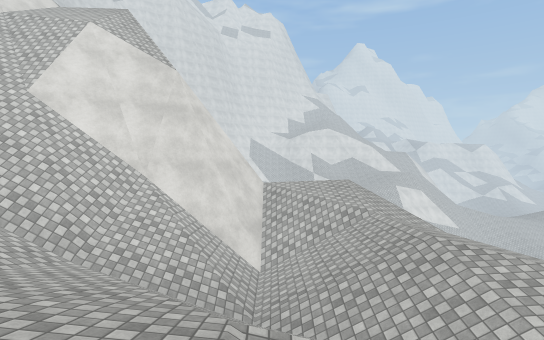
View 1 (above)

14 first-person views from a walk through a scene from a Unity 3-D project. The camera is 1.5 m above the floor, tilts 2° down and sees 80° across. The floor is counted in squares, 2 m on a side. Each view is taken from the middle of a square. On the plan, view 1 faces up. The plan holds only what a view shows up to about 11 squares ahead; the rest is blank. The place goes on beyond the plan. The player character is not drawn. Surface patterns are stand-ins for the level's own textures.

View 2
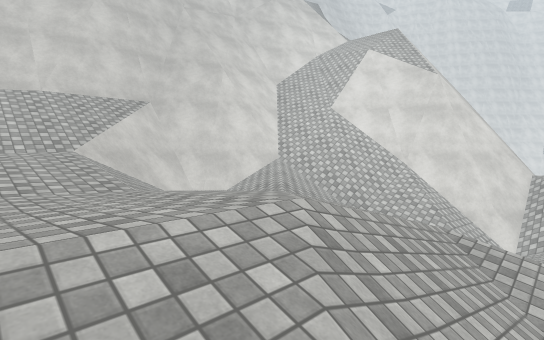

View 3
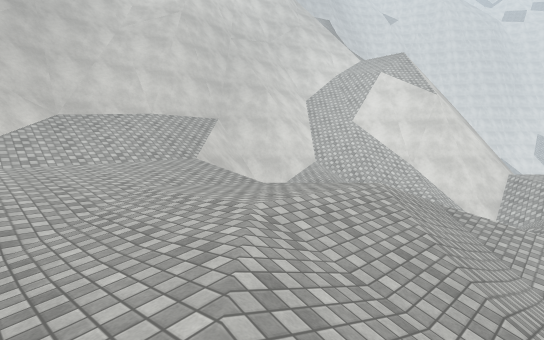

View 4
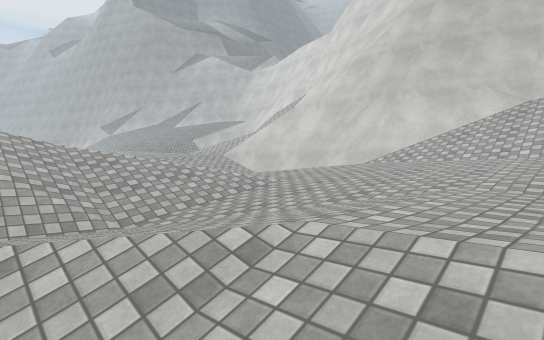

View 5
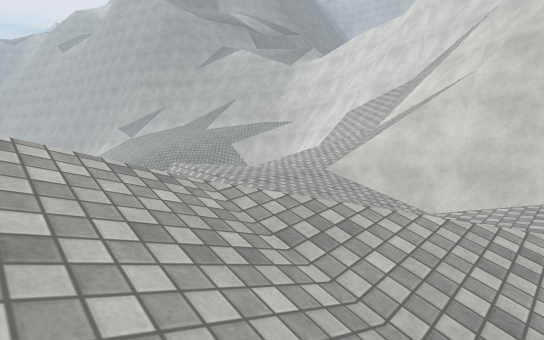

View 6
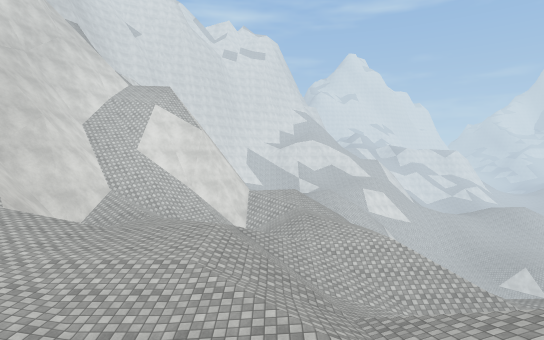

View 7
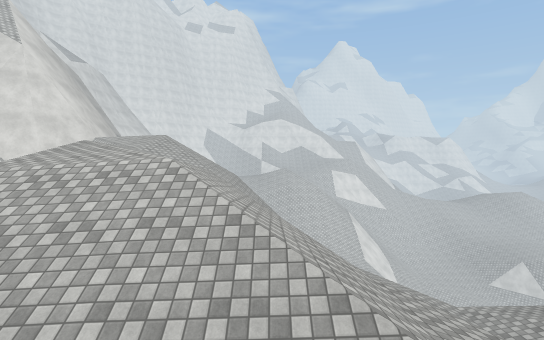

View 8
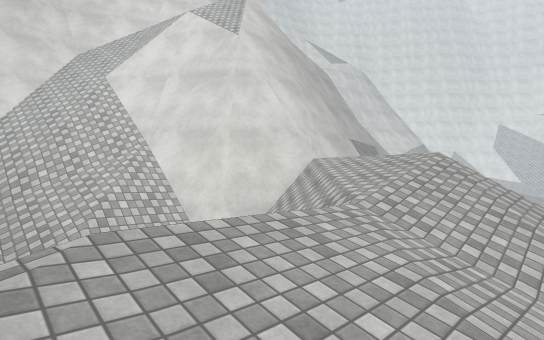

View 9
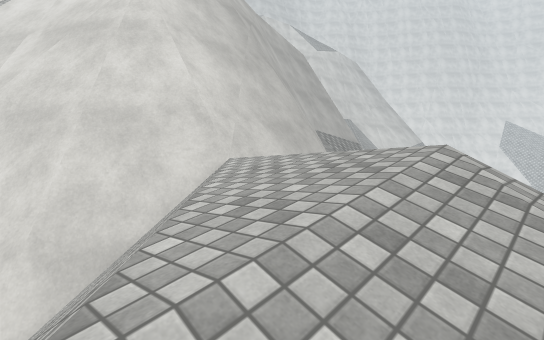

View 10
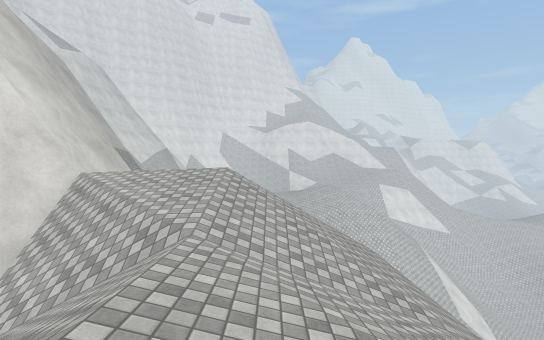

View 11
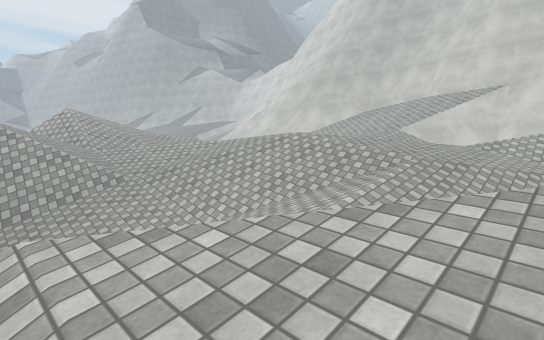

View 12
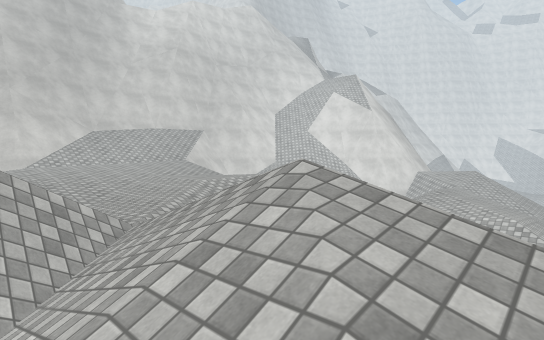

View 13
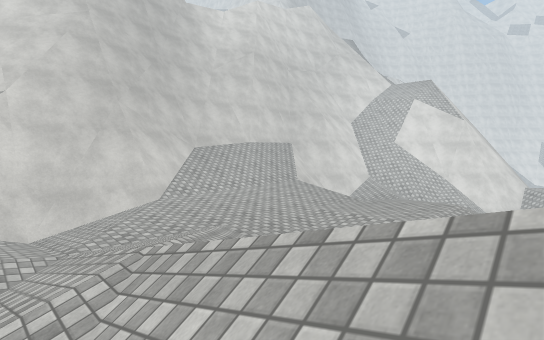

View 14
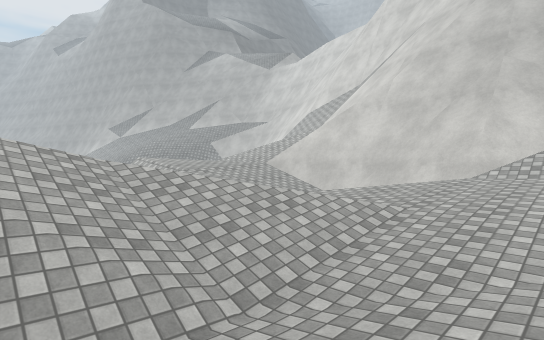

### Floor plan
Key: @ floor where view 1 was taken; # wall or solid block; . main floor; : floor 0.75 m higher than the main floor; - floor 0.75 m lower than the main floor; + floor 1.5 m higher than the main floor; _ floor 1.5 m lower than the main floor; < floor 6.5 m lower than the main floor; ( floor 7.25 m lower than the main floor; / step, stairs or slope; = window, fence, low wall or low ledge; v drop or lower ground.
Columns run from 11 left of view 1 to 11 right of it. Each row starts with its distance up from view 1.
 17         #
 16         #/
 15       v #/
 14       vv#/
 13       vv##/
 12        v ##
 11    #////v #
 10    #/////v#
  9    #//vvv #/..///v
  8    #//v####//.////
  7    #///####//////
  6    ##///////////
  5     ##////////-//
  4     ##////////-//   /((
  3    ###////////__//   (<
  2    #v#//.///////////
  1    #/#/...//////////
  0    #////...@///////
 -1    #//+:.../////
 -2    #//::...///// /
 -3    #//::.../////
 -4    ##/::....////
 -5    ###::...../////
 -6     ##::./////////
 -7      #/..:////////
 -8 ######...//////
 -9 #/##/#/../////
-10 #//=////:
-11  /////+++
-12   // /+++

Positions as (right, up) in squares from view 1, and headings:
1: (0, 0), facing up
2: (1, -2), facing up-left
3: (2, -5), facing up-left
4: (1, -2), facing down-left
5: (1, -6), facing down-left
6: (1, -8), facing up
7: (6, -2), facing up
8: (4, 4), facing up-left
9: (3, 7), facing up-left
10: (3, 4), facing up
11: (5, 4), facing down-left
12: (6, -7), facing up-left
13: (2, -9), facing up-left
14: (1, -4), facing down-left
